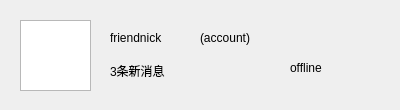
<?xml version="1.0" encoding="UTF-8"?>
<ui version="4.0">
 <class>friListItem</class>
 <widget class="QWidget" name="friListItem">
  <property name="geometry">
   <rect>
    <x>0</x>
    <y>0</y>
    <width>400</width>
    <height>110</height>
   </rect>
  </property>
  <property name="windowTitle">
   <string>Form</string>
  </property>
  <widget class="QGraphicsView" name="avatar">
   <property name="geometry">
    <rect>
     <x>20</x>
     <y>20</y>
     <width>71</width>
     <height>71</height>
    </rect>
   </property>
  </widget>
  <widget class="QLabel" name="nick">
   <property name="geometry">
    <rect>
     <x>110</x>
     <y>30</y>
     <width>91</width>
     <height>16</height>
    </rect>
   </property>
   <property name="text">
    <string>friendnick</string>
   </property>
  </widget>
  <widget class="QLabel" name="status">
   <property name="geometry">
    <rect>
     <x>290</x>
     <y>60</y>
     <width>72</width>
     <height>15</height>
    </rect>
   </property>
   <property name="text">
    <string>offline</string>
   </property>
  </widget>
  <widget class="QLabel" name="message">
   <property name="geometry">
    <rect>
     <x>110</x>
     <y>60</y>
     <width>91</width>
     <height>21</height>
    </rect>
   </property>
   <property name="text">
    <string>3条新消息</string>
   </property>
  </widget>
  <widget class="QLabel" name="account">
   <property name="geometry">
    <rect>
     <x>200</x>
     <y>30</y>
     <width>72</width>
     <height>15</height>
    </rect>
   </property>
   <property name="text">
    <string>(account)</string>
   </property>
  </widget>
 </widget>
 <resources/>
 <connections/>
</ui>
